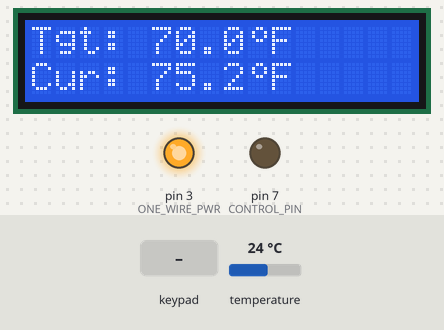
Recording of a sketch running on a simulated Arduino Uno, built with avr-gcc and run on an emulated ATmega328P. Shown: 16×2 character LCD, output pins drawn as LEDs (lit = HIGH). Inputs (shaded band) come from the test bench; at power-on: temperature 24 °C. What the sketch prints to the serial monitor is not drawn.

Above: at 1.3 s.
1.4 s: key 'S' pressed
At 3.3 s:
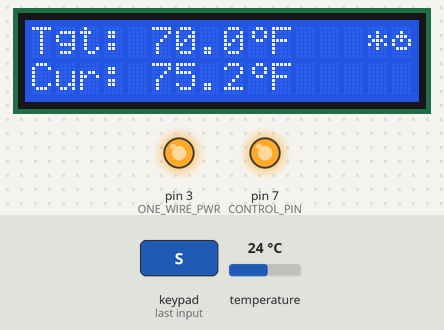
3.6 s: key 'S' pressed
At 4.5 s:
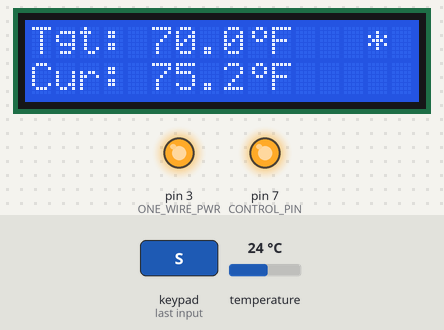
5.1 s: temperature set to 12 °C
At 5.6 s:
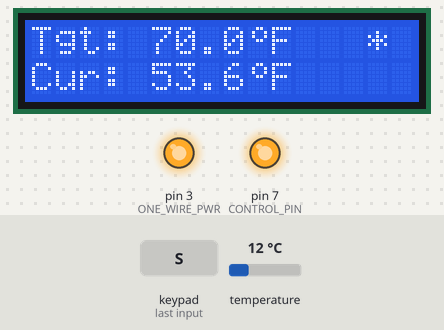
6.8 s: temperature set to 19 °C
At 7.8 s:
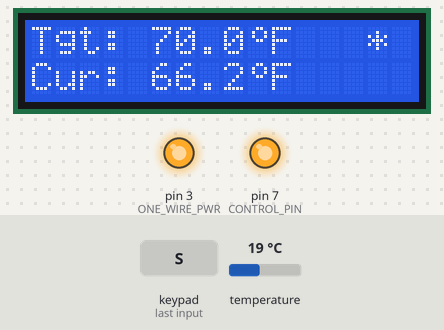
8.3 s: temperature set to 28 °C
At 8.8 s:
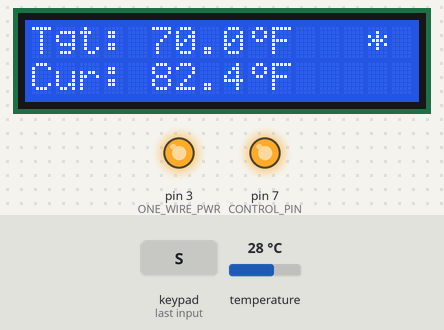
Timing chart, 0 to 10.9 s (numbered marks = the images above; inputs shaded):
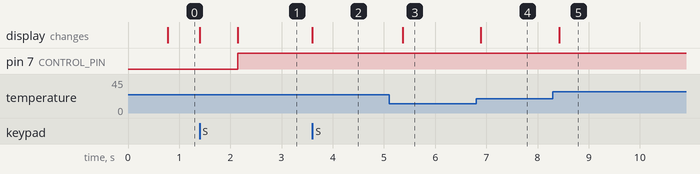

Measured:
- after the input at 1.4 s, pin 7 (CONTROL_PIN): LOW → HIGH after 0.74 s; the display: first changes at once (image 1 shows a later state)
- after the input at 3.6 s, the display: changes at once (image 2)
- after the input at 5.1 s, the display: changes after 0.26 s (image 3)
- after the input at 6.8 s, the display: changes after 0.09 s (image 4)
- after the input at 8.3 s, the display: changes after 0.12 s (image 5)

The sketch:

ferm_temp_control.ino
```cpp
// ****************
// Import Libraries
// ****************

// Adafruit libraries for the LCD Shield.
#include <Wire.h>
#include <Adafruit_RGBLCDShield.h>
#include <Adafruit_MCP23017.h>

// DS18B20 temp sensor libraries.
#include <OneWire.h>
#include <DallasTemperature.h>

// *******
// Defines
// *******

// Pin connections for DS18B20 bus, power and ground.
#define ONE_WIRE_BUS 2
#define ONE_WIRE_PWR 3
#define ONE_WIRE_GND 4

// Pin used to control SSR for the Cooling device.
#define CONTROL_PIN 7

// ********************
// Initialize Libraries
// ********************

// Init the Adafruit LCD library.
Adafruit_RGBLCDShield lcd = Adafruit_RGBLCDShield();

// Init the DS18B20 libraries.
OneWire oneWire(ONE_WIRE_BUS);
DallasTemperature sensors(&oneWire);
DeviceAddress tempSensor;

// *******
// Globals
// *******

boolean displayOn = true;
boolean running = false;
boolean cooling = false;

double setPoint = 70.0;
double currentTemp;

unsigned long lastButtonPress = 0;
const int maxIdle = 10000;
unsigned long lastLogTime = 0;
const int logInterval = 10000;

// *********************
// Custom LCD Characters
// *********************
byte power[8] =
{
  B00000,
  B00100,
  B01110,
  B10101,
  B10001,
  B01110,
  B00000,
  B00000
};
byte degree[8] =
{
  B00110,
  B01001,
  B01001,
  B00110,
  B00000,
  B00000,
  B00000,
  B00000
};

// *****
// Setup
// *****
void setup() {
  Serial.begin(9600);

  Serial.println(F("Starting the lcd..."));
  lcd.begin(16,2);
  lcd.createChar(1, power);
  lcd.createChar(2, degree);
  lcd.print(F("Initializing..."));

  Serial.println(F("Setting control pin to ground..."));
  pinMode(CONTROL_PIN, OUTPUT);
  digitalWrite(CONTROL_PIN, LOW);

  Serial.println(F("Starting the Dallas Temp sensor..."));
  pinMode(ONE_WIRE_GND, OUTPUT);
  digitalWrite(ONE_WIRE_GND, LOW);
  pinMode(ONE_WIRE_PWR, OUTPUT);
  digitalWrite(ONE_WIRE_PWR, HIGH);
  sensors.begin();
  if (!sensors.getAddress(tempSensor, 0)) {
    lcd.clear();
    lcd.setCursor(0, 0);
    lcd.print(F("Sensor Error"));
    delay(30000);
  }
  sensors.setResolution(tempSensor, 12);
  sensors.setWaitForConversion(false);

  lastButtonPress = millis();
  lastLogTime = millis();

  Serial.println(F("Building UI..."));
  lcd.clear();
  updateUISetPoint();
  updateUICurrent();

  // Setup timers
  Serial.println(F("Creating timer interrupt..."));
  cli();
  TCCR1A = 0;
  TCCR1B = 0;
  OCR1A = 0x3D08;
  TCCR1B |= (1 << WGM12) | (1 << CS12) | (1 << CS10);
  TIMSK1 |= (1 << OCIE1A);
  sei();
}

ISR(TIMER1_COMPA_vect) {
  if (running) {
    setOutput();
  }
}

// *********
// Main Loop
// *********
void loop() {
  unsigned long now = millis();

  uint8_t buttons = lcd.readButtons();
  if (buttons != 0) {
    lastButtonPress = now;
  }

  float increment = 1;
  if (buttons && !displayOn) {
    lcd.setBacklight(1);
    displayOn = true;
  }

  if (buttons & BUTTON_SELECT) {
    toggleRunning();
  }

  if (buttons & BUTTON_RIGHT) {
    increment *= 10;
  }

  if (buttons & BUTTON_LEFT) {
    increment /= 10;
  }

  if (buttons & BUTTON_UP) {
    setPoint += increment;
    updateUISetPoint();
    delay(200);
  }

  if (buttons & BUTTON_DOWN) {
    setPoint -= increment;
    updateUISetPoint();
    delay(200);
  }

  if (sensors.isConversionAvailable(0)) {
    currentTemp = sensors.getTempF(tempSensor);
    sensors.requestTemperatures();
    updateUICurrent();
  }

  if ((now - lastLogTime) > logInterval) {
    Serial.print(now);
    Serial.print(F(","));
    Serial.print(setPoint);
    Serial.print(F(","));
    Serial.print(currentTemp);
    Serial.print(F(","));
    Serial.println(cooling);
    lastLogTime = now;
  }
  if (displayOn && (now - lastButtonPress) > maxIdle) {
    lcd.setBacklight(0);
    displayOn = false;
  }
}

void toggleRunning() {
  lcd.setCursor(15, 0);
  if (running) {
    lcd.print(F(" "));
  } else {
    lcd.write(1);
  }
  running = !running;
}

void toggleCooling() {
  lcd.setCursor(14, 0);
  if (cooling) {
    lcd.print(F(" "));
  } else {
    lcd.print(F("*"));
  }
  cooling = !cooling;
}

void updateUISetPoint() {
  lcd.setCursor(0, 0);
  lcd.print(F("Tgt: "));
  lcd.print(setPoint, 1);
  lcd.write(2);
  if (setPoint >= 100) {
    lcd.print(F("F"));
  } else {
    lcd.print(F("F "));
  }
}

void updateUICurrent() {
  lcd.setCursor(0, 1);
  lcd.setCursor(0,1);
  lcd.print(F("Cur: "));
  lcd.print(currentTemp, 1);
  lcd.write(2);
  if (currentTemp >= 100) {
    lcd.print(F("F"));
  } else {
    lcd.print(F("F "));
  }
}

// Going to experiment with a naive toggle if off by more than .5 degree
void setOutput() {
  if (!cooling && currentTemp > setPoint && currentTemp - setPoint > 0.5) {
    toggleCooling();
    digitalWrite(CONTROL_PIN, HIGH);
  } else if (cooling && currentTemp < setPoint) {
    toggleCooling();
    digitalWrite(CONTROL_PIN, LOW);
  }
}
```
